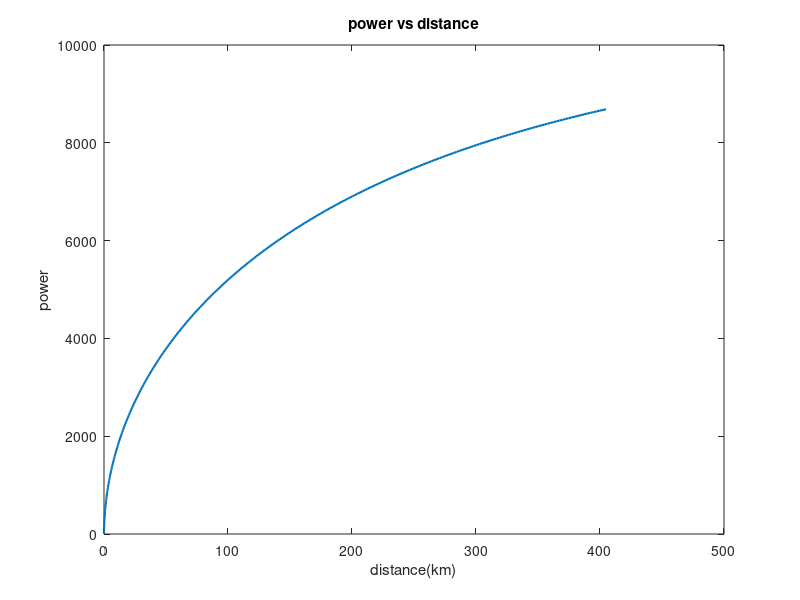
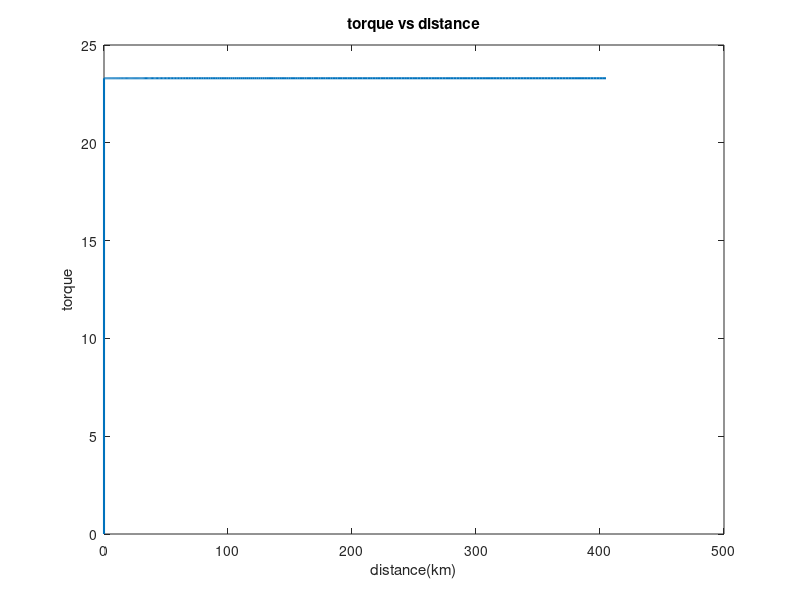
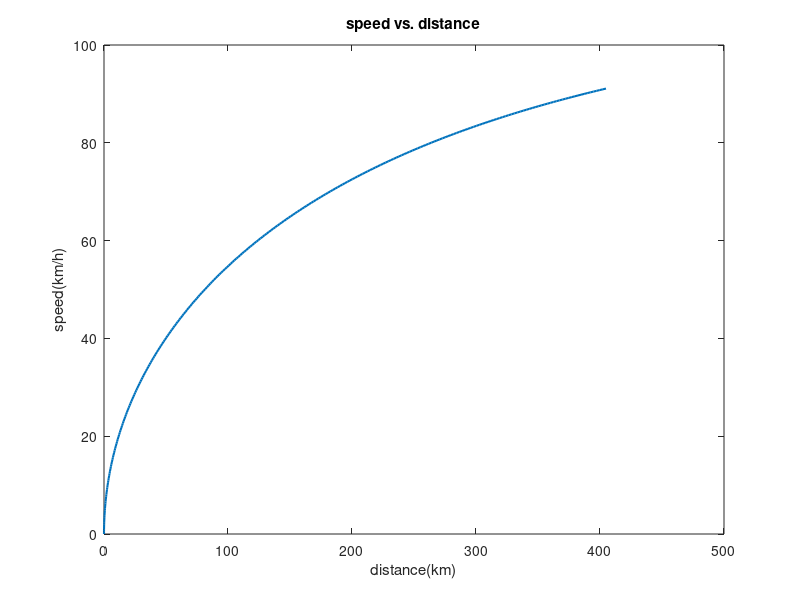
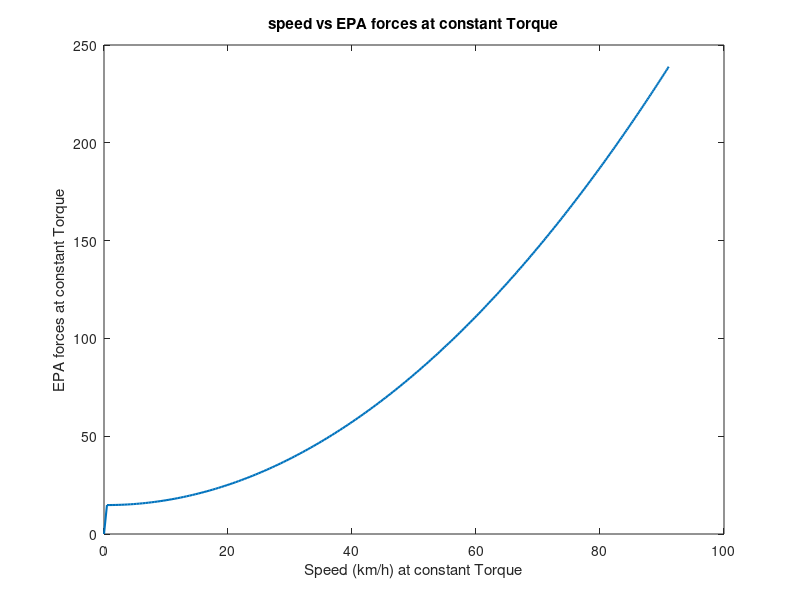

MATLAB code for these plots, in order:
%% ECE 597 - MATLAB Script - peak torque and power
%%
%  - - - - - - - - - - - - - - - - - - - - - - - - 
%  PURPOSE:   use MABLAB process and compare data
%  - - - - - - - - - - - - - - - - - - - - - - - -
%   | DATE |   | VER |   | AUTHOR |     | ACTION |
%  2020-11-20    1.0      Jun Qian       Finished
%  - - - - - - - - - - - - - - - - - - - - - - - -
clear all; close all; clc;
%% Vehicle Mechanical
curbMass = 178;         % kg
riderMass = 70;         % kg
meq = curbMass + riderMass;
Ngb = 3.285;            % gearbox final reduction ratio
ngb = 0.97;
rw = (17/2) * 0.0254;   % wheel redious (m)
% EPA parameters
A = 14.8;
B = 0;
C = 0.0271*12.96;             % rolling resistance
Af = 0.67;

%% Electric Machine Selection: HPVES AC 12 72 V
t_rated = 23.3;  % continuous rated torque
p_rated = 18400;
%% define basic parameters
wr = p_rated/t_rated;   % rated rotor angular speed
wmr = wr / Ngb;         % rated motor angular speed
vmr = wmr*rw;           % rated vehicle speed
vts = 180/3.6;          % setup the top speed(m/s)
t(1) = 0;
dt = 0.1;
vm(1) = 0;
i = 1;
distance(1) = 0;
distance2(1) = 0;
tq(1) = 0;
p(1) = 0;
p2(1) = 0;
p3 = 0;
EPA(1) = 0;
V2(1) = 0;
V3(1) = 0;
travel_distance = 1/4; % mile
travel_distance_meter = round(travel_distance * 1609.34) + 1;
% constant torque mode
while distance < travel_distance_meter
    if vm(i) < vmr
        vm(i+1) = vm(i)+dt*(Ngb*ngb*t_rated - rw*(A+B*vm(i)+C*vm(i)^2))/rw/meq;
        % since the vm unit is m/0.1s, so to calculate the distance, the unit should times 1/10.
        % calculate power
        FA = meq * (vm(i+1)-vm(i))/dt;
        FV = A + B*vm(i) + C*vm(i)^2;
        EPA(i+1) = FV;
        V2(i+1) = vm(i+1);
        FC = meq * 9.81 * sin(0);
        FM = FA + FV + FC;
        p(i+1) = FM * vm(i);
        tq(i+1) = t_rated;
    % constant power mode
    else
        vm(i+1) = vm(i) + dt*(ngb*p_rated/vm(i)*rw - rw*(A+B*vm(i)+C*vm(i)*vm(i)))/rw/meq;
        p(i+1) = p_rated;
        tq(i+1) = p(i+1)*rw/vm(i)/Ngb;
    end
    t(i+1) = t(i) + dt;
    distance = trapz(t(1:length(vm)), vm);
    distance2(i+1) = trapz(t(1:length(vm)), vm);
    p2(i+1) = trapz(t(1:length(p)), p);
    p3 = trapz(t(1:length(p)), p);
    i = i + 1;
end
EPA2 = zeros(length(vm));    
EPA2 = A + B.*vm + C.*vm.^2;
%% plot power vs distance
figure();
plot(distance2, p,'LineWidth', 1.5);
xlabel('distance(km)');
ylabel('power');
title('power vs distance');

%% plot torque vs distance
figure();
plot(distance2, tq,'LineWidth', 1.5);
xlabel('distance(km)');
ylabel('torque');
title('torque vs distance');
%% plot speed vs distance
figure();
plot(distance2, vm*3.6,'LineWidth', 1.5);
xlabel('distance(km)');
ylabel('speed(km/h)');
title('speed vs. distance');
%% plot Velocity VS EPA forces at constant torque mode
figure();
plot(V2*3.6, EPA, 'LineWidth', 1.5);
ylabel('EPA forces at constant Torque');
xlabel('Speed (km/h) at constant Torque');
title('speed vs EPA forces at constant Torque')
%% plot  Velocity VS EPA forces at constant power mode
figure();
plot(vm(length(EPA)+1:length(vm))*3.6, EPA2(length(EPA)+1:length(EPA2)), 'LineWidth', 1.5);
xlabel('Speed at constant Power (km/h)');
ylabel('EPA forces at constant pOWER');
title('speed vs EPA forces at constant Power');
%% find the shortest time travels 1/4 mile
time_max = length(t);
fprintf('The fast time to travel 1/4 mile is: %.1f s\n',time_max/10);
fprintf('The total energy consumption is: %.1f \n',p3);

